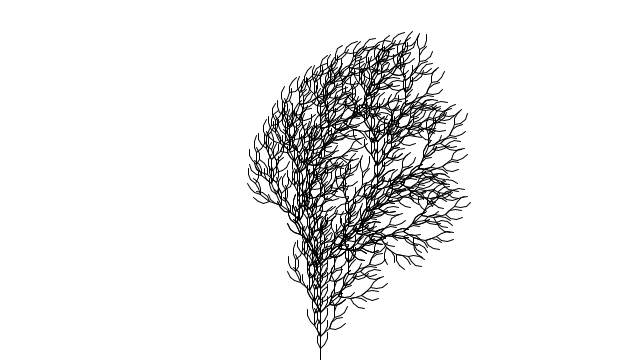
Frame 1 (no input)
Frame 2 (the mouse pressed at the canvas centre, redrawn once): identical to frame 1, image omitted

The Processing sketch that drew this single still picture (run headless with seeded random() and noise(); the mouse was pressed at the canvas centre and the sketch redrawn once):

// Processing sketch: Example_8_9_LSystem
// ── Example_8_9_LSystem.pde
// The Nature of Code
// Daniel Shiffman
// http://natureofcode.com

LSystem lsystem;
Turtle turtle;

void setup() {
  size(640, 360);

  HashMap<Character, String> rules = new HashMap<Character, String>();
  rules.put('F', "FF+[+F-F-F]-[-F+F+F]");
  lsystem = new LSystem("F", rules);
  turtle = new Turtle(6, radians(25));

  for (int i = 0; i < 4; i++) {
    lsystem.generate();
  }

  // Some other rules
  // HashMap<Character, String> ruleset = new HashMap<Character, String>();
  // ruleset.put('F', "F[F]-F+F[--F]+F-F");
  // lsystem = new LSystem("F-F-F-F", ruleset);
  // turtle = new Turtle(4, PI / 2);

  // HashMap<Character, String> ruleset = new HashMap<Character, String>();
  // ruleset.put('F', "F--F--F--G");
  // ruleset.put('G', "GG");
  // lsystem = new LSystem("F--F--F", ruleset);
  // turtle = new Turtle(16, PI / 3);
}

void draw() {
  background(255);
  translate(width / 2, height);
  turtle.render(lsystem.sentence);
  noLoop();
}

// ── LSystem.pde
// Daniel Shiffman
// http://natureofcode.com

// An LSystem has a starting sentence
// An a ruleset
// Each generation recursively replaces characters in the sentence
// Based on the ruleset

// Construct an LSystem with a starting sentence and a ruleset
class LSystem {
  String sentence;
  HashMap<Character, String> ruleset;

  LSystem(String axiom, HashMap<Character, String> rules) {
    this.sentence = axiom; // The sentence (a String)
    this.ruleset = rules; // The ruleset (a HashMap of Rule)
  }

  // Generate the next generation
  void generate() {
    // An empty string that we will fill
    String nextgen = "";
    // For every character in the sentence
    for (int i = 0; i < this.sentence.length(); i++) {
      // What is the character
      char c = this.sentence.charAt(i);
      // Replace it with itself unless it matches one of our rules
      if (this.ruleset.get(c) != null) {
        nextgen += this.ruleset.get(c);
      } else {
        nextgen += c;
      }
    }
    // Replace sentence
    this.sentence = nextgen;
  }
}

// ── Turtle.pde
// The Nature of Code
// Daniel Shiffman
// http://natureofcode.com

class Turtle {
  int length;
  float angle;

  Turtle(int length, float angle) {
    this.length = length;
    this.angle = angle;
  }

  void render(String sentence) {
    stroke(0);
    for (int i = 0; i < sentence.length(); i++) {
      char c = sentence.charAt(i);
      if (c == 'F' || c == 'G') {
        line(0, 0, 0, -this.length);
        translate(0, -this.length);
      } else if (c == '+') {
        rotate(this.angle);
      } else if (c == '-') {
        rotate(-this.angle);
      } else if (c == '[') {
        push();
      } else if (c == ']') {
        pop();
      }
    }
  }
}
